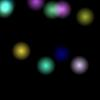

Write the Python code that produced this figure.
from PIL import Image
from eintensor import EinTensor, EinDim
import random

Width, Height = EinDim('Width', 100), EinDim('Height', 100)
RGB = EinDim('RGB', 3)

X = EinTensor.linspace(-1, 1, Height)
Y = X.reshape(Width)

Ndots = EinDim('Ndots', 10)
PosDim = EinDim("Pos:2", 2)
RandPos = EinTensor.rand(Ndots, PosDim) * 2 - 1
Pos = X.stack(Y, dim = PosDim)
XY = (Pos + RandPos)/0.2

dots = (1-(XY ** 2).sum(PosDim).sqrt()).clamp(0,1)
colors = EinTensor.randint(Ndots, RGB, high = 255)
x = (dots * colors).sum(Ndots).clamp(0,255) 

print(x.data)

arr = x.permute(Width, Height, RGB).numpy().astype('uint8')
img = Image.fromarray(arr, 'RGB')

img.save(__file__[:-3]+'.jpg')

